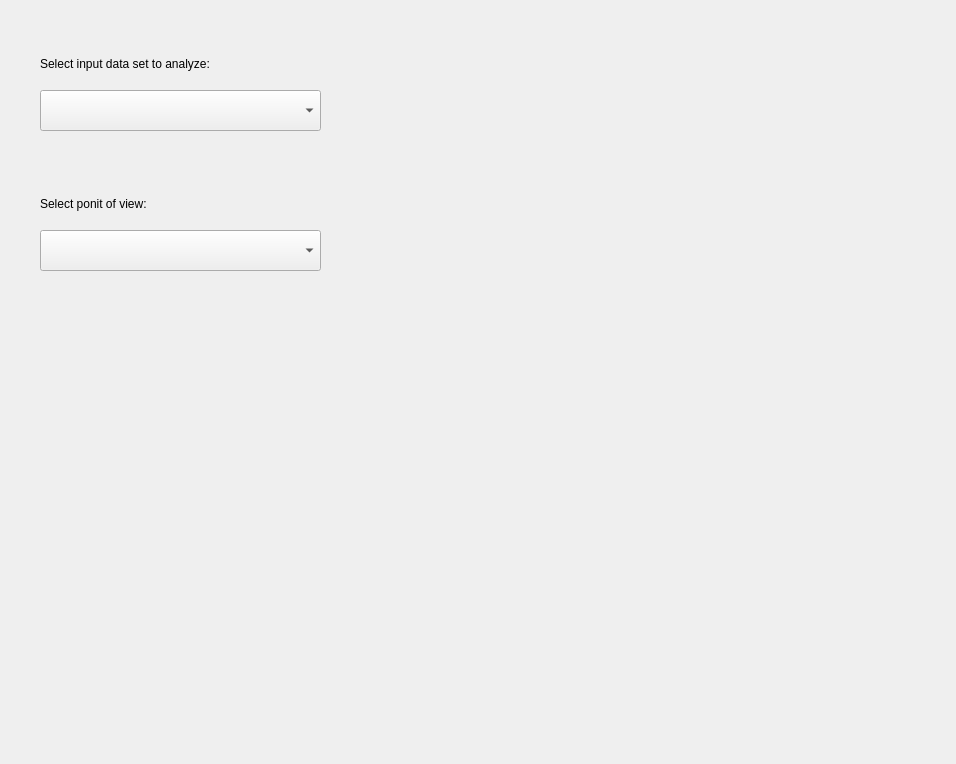
<?xml version="1.0" encoding="UTF-8"?>
<ui version="4.0">
 <class>AnalysisInputView</class>
 <widget class="QWidget" name="AnalysisInputView">
  <property name="geometry">
   <rect>
    <x>0</x>
    <y>0</y>
    <width>956</width>
    <height>764</height>
   </rect>
  </property>
  <property name="windowTitle">
   <string>Form</string>
  </property>
  <widget class="QLabel" name="label">
   <property name="geometry">
    <rect>
     <x>40</x>
     <y>50</y>
     <width>301</width>
     <height>27</height>
    </rect>
   </property>
   <property name="text">
    <string>Select input data set to analyze:</string>
   </property>
  </widget>
  <widget class="QComboBox" name="comboBox">
   <property name="geometry">
    <rect>
     <x>40</x>
     <y>90</y>
     <width>281</width>
     <height>41</height>
    </rect>
   </property>
  </widget>
  <widget class="QLabel" name="label_2">
   <property name="geometry">
    <rect>
     <x>40</x>
     <y>190</y>
     <width>211</width>
     <height>27</height>
    </rect>
   </property>
   <property name="text">
    <string>Select ponit of view:</string>
   </property>
  </widget>
  <widget class="QComboBox" name="comboBox_2">
   <property name="geometry">
    <rect>
     <x>40</x>
     <y>230</y>
     <width>281</width>
     <height>41</height>
    </rect>
   </property>
  </widget>
 </widget>
 <resources/>
 <connections/>
</ui>
